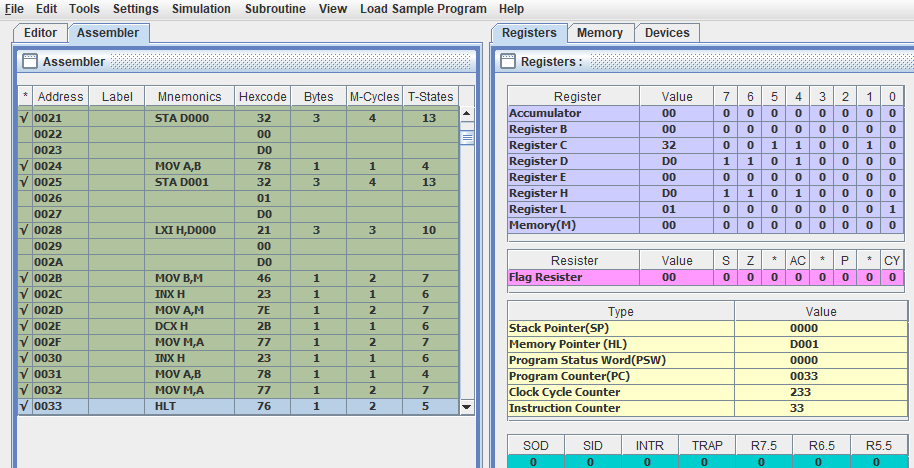
#> input picture lab11/Screenshot 2025-08-31 163932.png, 914 x 468 px, found by its file name
$ python rotateImg.py
#> lines starting #> are read from the running program, lines starting #| are printed output that depends on the picture
import numpy as np
from PIL import Image
import matplotlib.pyplot as plt
img = Image.open(r'G:\sem-3\python_lab\lab11\Screenshot 2025-08-31 163932.png')
#> img is the input picture: PIL image 914x468 RGBA; mean R, G, B, A 195, 203.9, 200.6, 255
img_array = np.array(img)
rotated_img = np.rot90(img_array)
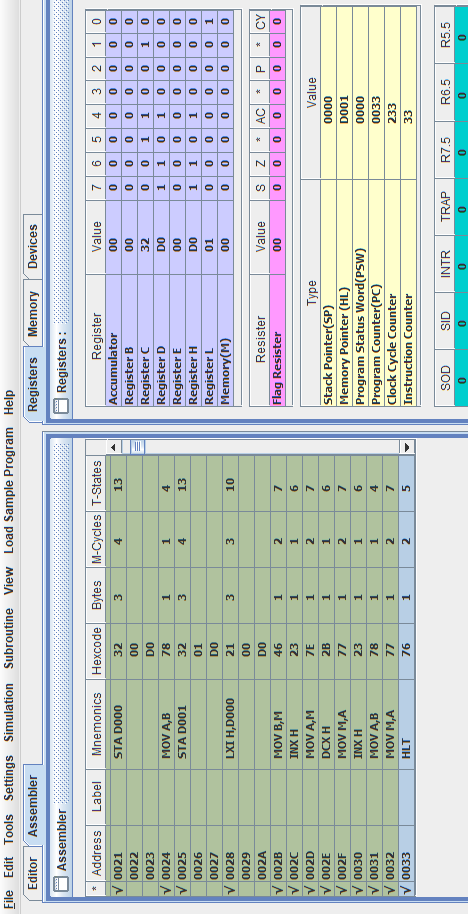
#> rotated_img: shape (914, 468, 4); mean R, G, B, A 195, 203.9, 200.6, 255
plt.figure(figsize=(10, 5))
plt.subplot(1, 2, 1)
plt.imshow(img_array)
plt.title('Original Image')
plt.axis('off')
plt.subplot(1, 2, 2)
plt.imshow(rotated_img )
plt.title('Rotated Image (90 degrees)')
plt.axis('off')
plt.tight_layout()
plt.show()
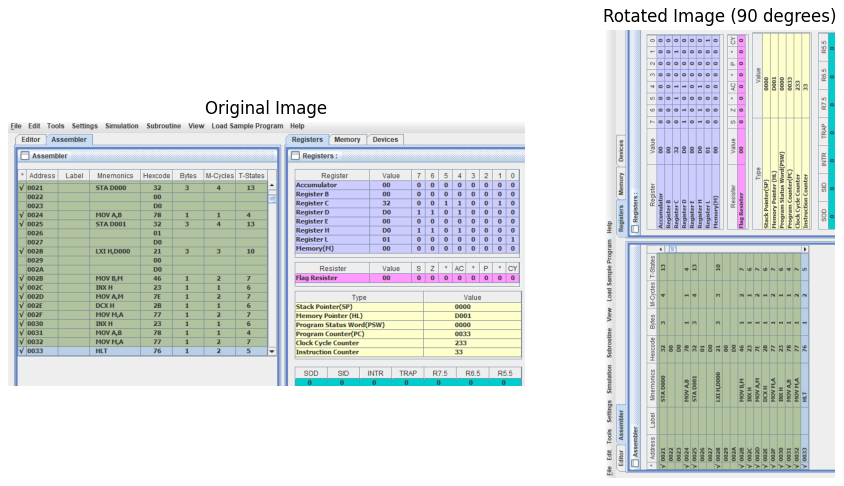
#> figure drawn by matplotlib, 2 panels
